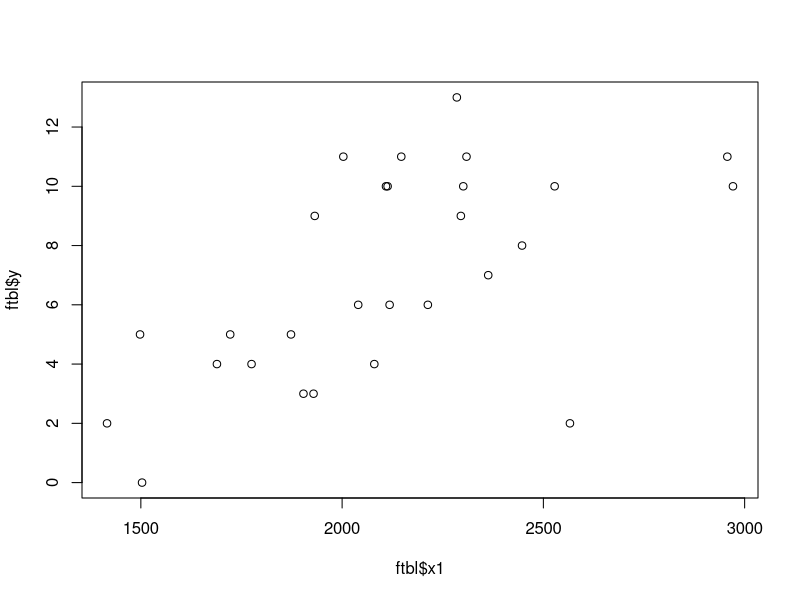
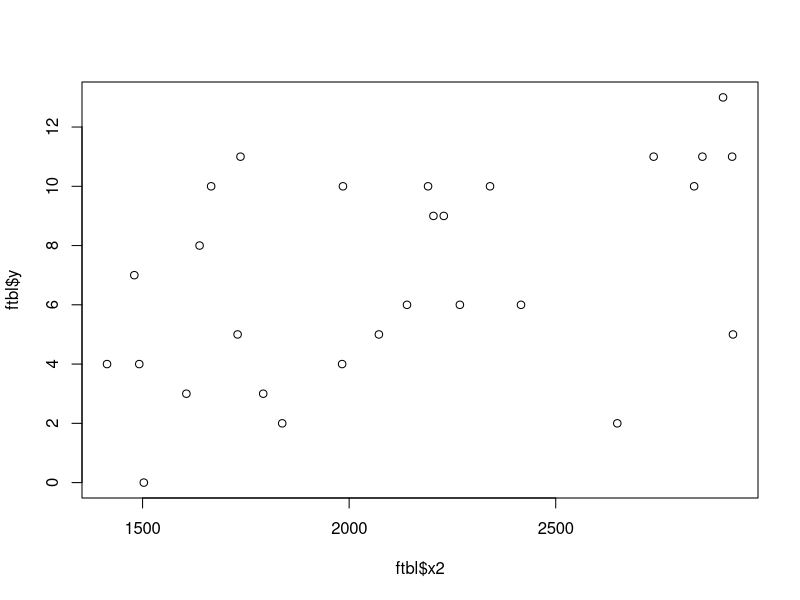
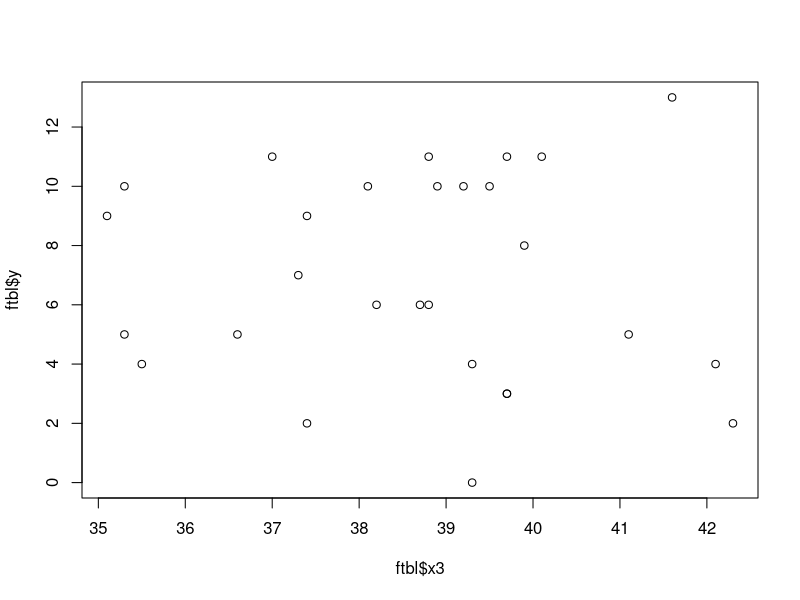
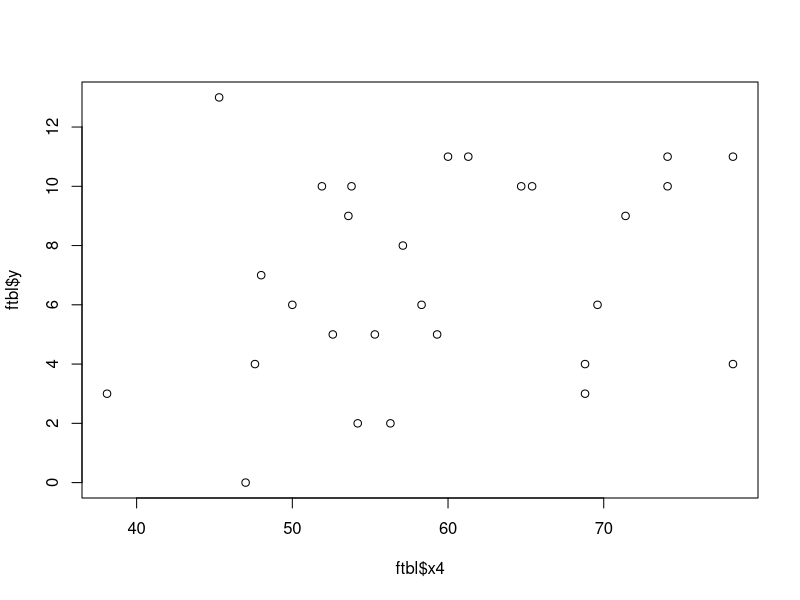
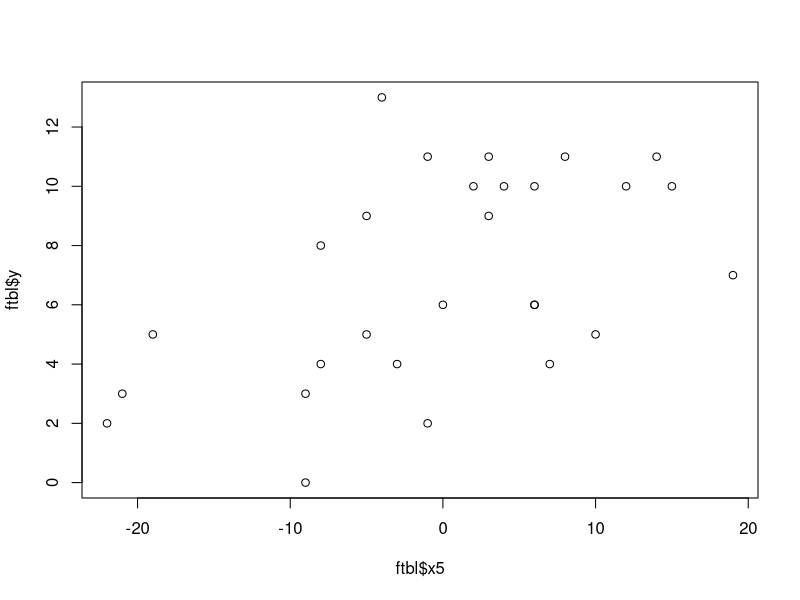
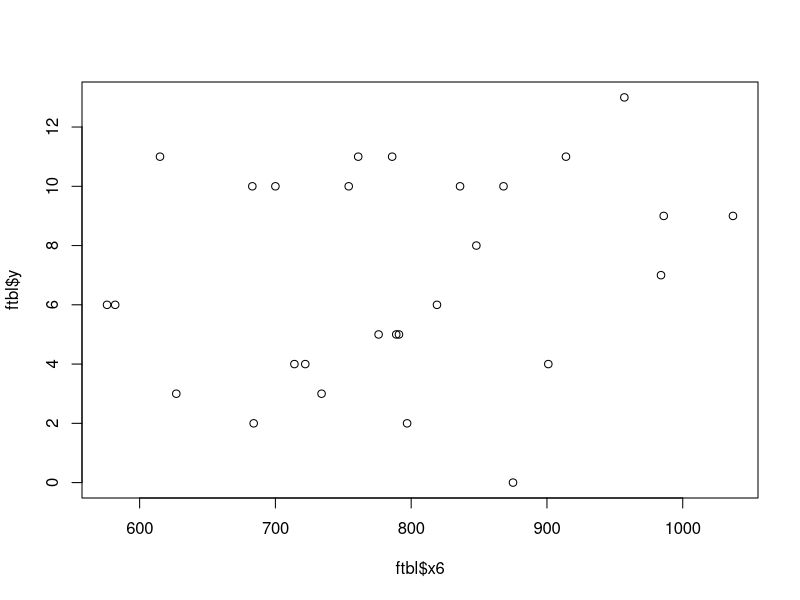
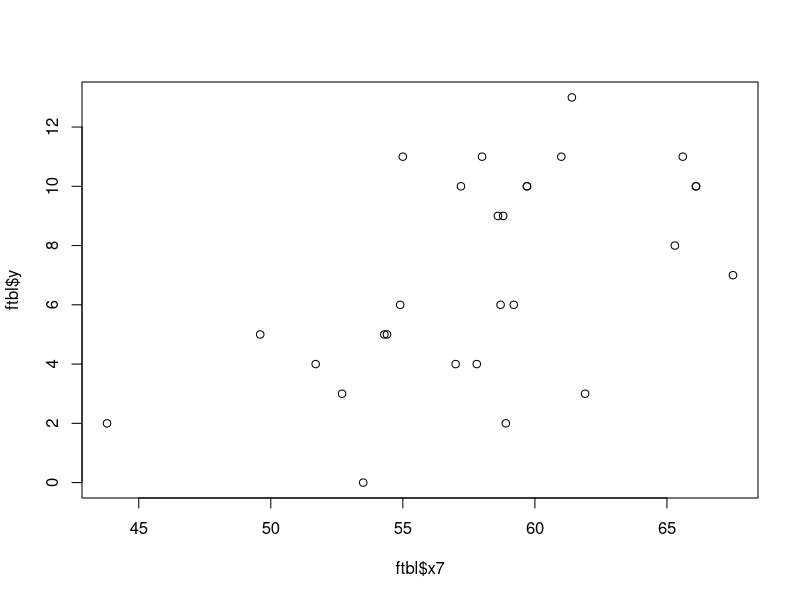
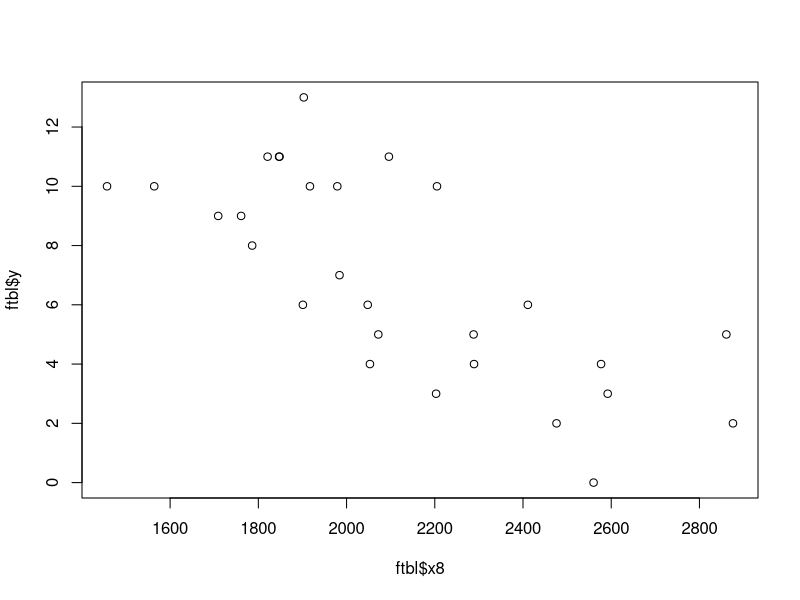

Write R code to recreate these figures, in order.
## ---- chunk 1
#load the data
ftbl <- read.csv(file = 'football.csv')
#9 scatterplots for number of games won (y) against other vars
plot(ftbl$x1, ftbl$y)
plot(ftbl$x2, ftbl$y)
plot(ftbl$x3, ftbl$y)
plot(ftbl$x4, ftbl$y)
plot(ftbl$x5, ftbl$y)
plot(ftbl$x6, ftbl$y)
plot(ftbl$x7, ftbl$y)
plot(ftbl$x8, ftbl$y)
plot(ftbl$x9, ftbl$y)
## ---- chunk 2
#build model with most associated vars
lm1 <- lm(y~x1+x2+x5+x7+x8, data = ftbl)
#model summary
summary(lm1)
sigma(lm1)^2
## ---- chunk 3
#anova from pg.46
fit <- lm(y~x1+x2, data=ftbl)
anova(fit)

#Source of Variation   SS      DF      MS      F0 
#Regression          198.41    2     99.205   19.2926
#Residual            128.553   25    5.14212 
#Total               326.963   27   
## ---- chunk 4
#anova from pg.47
fit0<-lm(y~1, data=ftbl)
anova(fit0, fit)

#Source of Variation   SS      DF      MS      F0 
#Regression          198.41    2     99.205   19.293
#Residual            128.55    25     5.142 
#Total               326.96    27    
## ---- chunk 5
#regression significance test at level of 0.05
qf(0.05, 2, 25, lower.tail=FALSE)
## ---- chunk 6
#Test the value of passing yardage given all the other 4 predictors at significance level of 0.05
reduced <- lm(y~x1+x5+x7+x8, data = ftbl)
anova(reduced, lm1)
## ---- chunk 7
#investigate the contribution of the 3 predictors
reduced1 <- lm(y~x2+x8, data = ftbl)
anova(reduced1, lm1)
